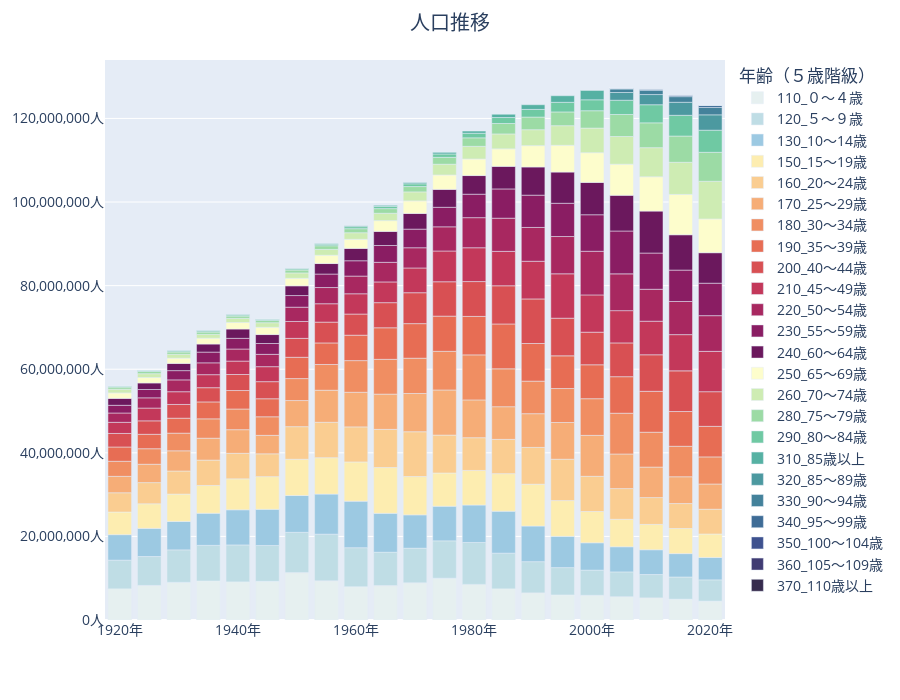

The notebook cell this image was saved under:
### Code cell
# 1. 3つの異なるカラーテーマから、必要な数だけ色を抜き出して合体させています
# 「dense（濃い青系）」から最初の3色を取得 -> 最初の0～14歳に適用される
pop_colors = px.colors.sequential.dense[:3]

# 「matter（赤・桃系）」から最初の10色を追加 -> 15～64歳に適用される
pop_colors += px.colors.sequential.matter[:10]

# 「deep（深い緑・青系）」から最初の11色を追加 -> 65歳以上に適用される
pop_colors += px.colors.sequential.deep[:11]
# これで、合計24色（3 + 10 + 11）のカラフルな特製リストができました。

# 2. 作成した色のリスト（pop_colors）を使ってグラフを描画します
pop_fig = px.bar(
    pop_df, 
    x="年", 
    y="値", 
    color="年齢（５歳階級）",           # 「年齢」の項目ごとに色を変える
    color_discrete_sequence=pop_colors # さっき作った24色のリストを順番に使う
)

# 3. グラフの見た目を整える設定
pop_fig.update_layout(
    width=900, height=700, font={"size": 14},
    xaxis={"ticksuffix": "年", "title": None}, # X軸に「年」をつける
    yaxis={"tickformat": ",.0f", "ticksuffix": "人", "title": None} # Y軸にカンマと「人」をつける
)

# 4. タイトルの設定（中央寄せ）
pop_fig.update_layout(
    title_text="人口推移",
    title_x=0.5 # 0.5は中央
)

pop_fig.show()

### Figure 1 — Plotly figure (JSON) as saved in the notebook; plotly's stock layout.template omitted (floating-point values rounded to 4 significant figures)
{"data": [{"hovertemplate": "年齢（５歳階級）=110_０～４歳<br>年=%{x}<br>値=%{y}<extra></extra>", "legendgroup": "110_０～４歳", "marker": {"color": "rgb(230, 240, 240)", "pattern": {"shape": ""}}, "name": "110_０～４歳", "orientation": "v", "showlegend": true, "textposition": "auto", "type": "bar", "x": [1920, 1925, 1930, 1935, 1940, 1945, 1950, 1955, 1960, 1965, 1970, 1975, 1980, 1985, 1990, 1995, 2000, 2005, 2010, 2015, 2020], "xaxis": "x", "y": [7458000.0, 8265000.0, 9011000.0, 9329000.0, 9128000.0, 9250000.0, 11350000.0, 9382000.0, 7965000.0, 8242000.0, 8908000.0, 10000000.0, 8515000.0, 7459000.0, 6493000.0, 5995000.0, 5904000.0, 5578000.0, 5297000.0, 4988000.0, 4516000.0], "yaxis": "y"}, {"hovertemplate": "年齢（５歳階級）=120_５～９歳<br>年=%{x}<br>値=%{y}<extra></extra>", "legendgroup": "120_５～９歳", "marker": {"color": "rgb(191, 221, 229)", "pattern": {"shape": ""}}, "name": "120_５～９歳", "orientation": "v", "showlegend": true, "textposition": "auto", "type": "bar", "x": [1920, 1925, 1930, 1935, 1940, 1945, 1950, 1955, 1960, 1965, 1970, 1975, 1980, 1985, 1990, 1995, 2000, 2005, 2010, 2015, 2020], "xaxis": "x", "y": [6857000.0, 6924000.0, 7767000.0, 8531000.0, 8834000.0, 8581000.0, 9624000.0, 11160000.0, 9339000.0, 7970000.0, 8267000.0, 8938000.0, 10030000.0, 8532000.0, 7467000.0, 6541000.0, 6022000.0, 5928000.0, 5586000.0, 5300000.0, 5089000.0], "yaxis": "y"}, {"hovertemplate": "年齢（５歳階級）=130_10～14歳<br>年=%{x}<br>値=%{y}<extra></extra>", "legendgroup": "130_10～14歳", "marker": {"color": "rgb(156, 201, 226)", "pattern": {"shape": ""}}, "name": "130_10～14歳", "orientation": "v", "showlegend": true, "textposition": "auto", "type": "bar", "x": [1920, 1925, 1930, 1935, 1940, 1945, 1950, 1955, 1960, 1965, 1970, 1975, 1980, 1985, 1990, 1995, 2000, 2005, 2010, 2015, 2020], "xaxis": "x", "y": [6102000.0, 6735000.0, 6801000.0, 7685000.0, 8407000.0, 8645000.0, 8811000.0, 9585000.0, 11130000.0, 9318000.0, 7978000.0, 8282000.0, 8960000.0, 10040000.0, 8527000.0, 7478000.0, 6547000.0, 6015000.0, 5921000.0, 5599000.0, 5351000.0], "yaxis": "y"}, {"hovertemplate": "年齢（５歳階級）=150_15～19歳<br>年=%{x}<br>値=%{y}<extra></extra>", "legendgroup": "150_15～19歳", "marker": {"color": "rgb(253, 237, 176)", "pattern": {"shape": ""}}, "name": "150_15～19歳", "orientation": "v", "showlegend": true, "textposition": "auto", "type": "bar", "x": [1920, 1925, 1930, 1935, 1940, 1945, 1950, 1955, 1960, 1965, 1970, 1975, 1980, 1985, 1990, 1995, 2000, 2005, 2010, 2015, 2020], "xaxis": "x", "y": [5419000.0, 5885000.0, 6540000.0, 6641000.0, 7409000.0, 7821000.0, 8669000.0, 8709000.0, 9380000.0, 10950000.0, 9167000.0, 7949000.0, 8272000.0, 8980000.0, 10010000.0, 8558000.0, 7488000.0, 6568000.0, 6063000.0, 6008000.0, 5617000.0], "yaxis": "y"}, {"hovertemplate": "年齢（５歳階級）=160_20～24歳<br>年=%{x}<br>値=%{y}<extra></extra>", "legendgroup": "160_20～24歳", "marker": {"color": "rgb(250, 205, 145)", "pattern": {"shape": ""}}, "name": "160_20～24歳", "orientation": "v", "showlegend": true, "textposition": "auto", "type": "bar", "x": [1920, 1925, 1930, 1935, 1940, 1945, 1950, 1955, 1960, 1965, 1970, 1975, 1980, 1985, 1990, 1995, 2000, 2005, 2010, 2015, 2020], "xaxis": "x", "y": [4609000.0, 5061000.0, 5532000.0, 6071000.0, 6104000.0, 5465000.0, 7805000.0, 8476000.0, 8391000.0, 9128000.0, 10730000.0, 9072000.0, 7841000.0, 8201000.0, 8800000.0, 9895000.0, 8421000.0, 7351000.0, 6426000.0, 5968000.0, 5931000.0], "yaxis": "y"}, {"hovertemplate": "年齢（５歳階級）=170_25～29歳<br>年=%{x}<br>値=%{y}<extra></extra>", "legendgroup": "170_25～29歳", "marker": {"color": "rgb(246, 173, 119)", "pattern": {"shape": ""}}, "name": "170_25～29歳", "orientation": "v", "showlegend": true, "textposition": "auto", "type": "bar", "x": [1920, 1925, 1930, 1935, 1940, 1945, 1950, 1955, 1960, 1965, 1970, 1975, 1980, 1985, 1990, 1995, 2000, 2005, 2010, 2015, 2020], "xaxis": "x", "y": [3924000.0, 4393000.0, 4836000.0, 5240000.0, 5653000.0, 4415000.0, 6246000.0, 7663000.0, 8280000.0, 8435000.0, 9148000.0, 10790000.0, 9041000.0, 7823000.0, 8071000.0, 8788000.0, 9790000.0, 8280000.0, 7294000.0, 6410000.0, 6032000.0], "yaxis": "y"}, {"hovertemplate": "年齢（５歳階級）=180_30～34歳<br>年=%{x}<br>値=%{y}<extra></extra>", "legendgroup": "180_30～34歳", "marker": {"color": "rgb(240, 142, 98)", "pattern": {"shape": ""}}, "name": "180_30～34歳", "orientation": "v", "showlegend": true, "textposition": "auto", "type": "bar", "x": [1920, 1925, 1930, 1935, 1940, 1945, 1950, 1955, 1960, 1965, 1970, 1975, 1980, 1985, 1990, 1995, 2000, 2005, 2010, 2015, 2020], "xaxis": "x", "y": [3609000.0, 3716000.0, 4214000.0, 4633000.0, 4947000.0, 4447000.0, 5254000.0, 6163000.0, 7576000.0, 8325000.0, 8441000.0, 9246000.0, 10770000.0, 9054000.0, 7788000.0, 8126000.0, 8777000.0, 9755000.0, 8341000.0, 7291000.0, 6485000.0], "yaxis": "y"}, {"hovertemplate": "年齢（５歳階級）=190_35～39歳<br>年=%{x}<br>値=%{y}<extra></extra>", "legendgroup": "190_35～39歳", "marker": {"color": "rgb(231, 109, 84)", "pattern": {"shape": ""}}, "name": "190_35～39歳", "orientation": "v", "showlegend": true, "textposition": "auto", "type": "bar", "x": [1920, 1925, 1930, 1935, 1940, 1945, 1950, 1955, 1960, 1965, 1970, 1975, 1980, 1985, 1990, 1995, 2000, 2005, 2010, 2015, 2020], "xaxis": "x", "y": [3411000.0, 3449000.0, 3585000.0, 4046000.0, 4423000.0, 4308000.0, 5095000.0, 5155000.0, 6083000.0, 7554000.0, 8273000.0, 8422000.0, 9202000.0, 10740000.0, 9004000.0, 7822000.0, 8115000.0, 8736000.0, 9786000.0, 8316000.0, 7312000.0], "yaxis": "y"}, {"hovertemplate": "年齢（５歳階級）=200_40～44歳<br>年=%{x}<br>値=%{y}<extra></extra>", "legendgroup": "200_40～44歳", "marker": {"color": "rgb(216, 80, 83)", "pattern": {"shape": ""}}, "name": "200_40～44歳", "orientation": "v", "showlegend": true, "textposition": "auto", "type": "bar", "x": [1920, 1925, 1930, 1935, 1940, 1945, 1950, 1955, 1960, 1965, 1970, 1975, 1980, 1985, 1990, 1995, 2000, 2005, 2010, 2015, 2020], "xaxis": "x", "y": [3244000.0, 3222000.0, 3286000.0, 3406000.0, 3834000.0, 4090000.0, 4525000.0, 4981000.0, 5058000.0, 6005000.0, 7394000.0, 8224000.0, 8338000.0, 9135000.0, 10660000.0, 9006000.0, 7800000.0, 8081000.0, 8742000.0, 9732000.0, 8291000.0], "yaxis": "y"}, {"hovertemplate": "年齢（５歳階級）=210_45～49歳<br>年=%{x}<br>値=%{y}<extra></extra>", "legendgroup": "210_45～49歳", "marker": {"color": "rgb(195, 56, 90)", "pattern": {"shape": ""}}, "name": "210_45～49歳", "orientation": "v", "showlegend": true, "textposition": "auto", "type": "bar", "x": [1920, 1925, 1930, 1935, 1940, 1945, 1950, 1955, 1960, 1965, 1970, 1975, 1980, 1985, 1990, 1995, 2000, 2005, 2010, 2015, 2020], "xaxis": "x", "y": [2659000.0, 3055000.0, 3046000.0, 3113000.0, 3207000.0, 3587000.0, 4042000.0, 4398000.0, 4851000.0, 4959000.0, 5920000.0, 7361000.0, 8090000.0, 8237000.0, 9018000.0, 10620000.0, 8916000.0, 7726000.0, 8033000.0, 8663000.0, 9650000.0], "yaxis": "y"}, {"hovertemplate": "年齢（５歳階級）=220_50～54歳<br>年=%{x}<br>値=%{y}<extra></extra>", "legendgroup": "220_50～54歳", "marker": {"color": "rgb(168, 40, 96)", "pattern": {"shape": ""}}, "name": "220_50～54歳", "orientation": "v", "showlegend": true, "textposition": "auto", "type": "bar", "x": [1920, 1925, 1930, 1935, 1940, 1945, 1950, 1955, 1960, 1965, 1970, 1975, 1980, 1985, 1990, 1995, 2000, 2005, 2010, 2015, 2020], "xaxis": "x", "y": [2235000.0, 2451000.0, 2831000.0, 2833000.0, 2887000.0, 2949000.0, 3421000.0, 3877000.0, 4231000.0, 4691000.0, 4841000.0, 5782000.0, 7200000.0, 7933000.0, 8088000.0, 8922000.0, 10440000.0, 8796000.0, 7644000.0, 7930000.0, 8540000.0], "yaxis": "y"}, {"hovertemplate": "年齢（５歳階級）=230_55～59歳<br>年=%{x}<br>値=%{y}<extra></extra>", "legendgroup": "230_55～59歳", "marker": {"color": "rgb(138, 29, 99)", "pattern": {"shape": ""}}, "name": "230_55～59歳", "orientation": "v", "showlegend": true, "textposition": "auto", "type": "bar", "x": [1920, 1925, 1930, 1935, 1940, 1945, 1950, 1955, 1960, 1965, 1970, 1975, 1980, 1985, 1990, 1995, 2000, 2005, 2010, 2015, 2020], "xaxis": "x", "y": [1840000.0, 1991000.0, 2216000.0, 2571000.0, 2560000.0, 2597000.0, 2780000.0, 3228000.0, 3667000.0, 4030000.0, 4455000.0, 4674000.0, 5614000.0, 7000000.0, 7725000.0, 7953000.0, 8734000.0, 10260000.0, 8664000.0, 7515000.0, 7767000.0], "yaxis": "y"}, {"hovertemplate": "年齢（５歳階級）=240_60～64歳<br>年=%{x}<br>値=%{y}<extra></extra>", "legendgroup": "240_60～64歳", "marker": {"color": "rgb(107, 24, 93)", "pattern": {"shape": ""}}, "name": "240_60～64歳", "orientation": "v", "showlegend": true, "textposition": "auto", "type": "bar", "x": [1920, 1925, 1930, 1935, 1940, 1945, 1950, 1955, 1960, 1965, 1970, 1975, 1980, 1985, 1990, 1995, 2000, 2005, 2010, 2015, 2020], "xaxis": "x", "y": [1656000.0, 1568000.0, 1722000.0, 1931000.0, 2227000.0, 2142000.0, 2329000.0, 2518000.0, 2953000.0, 3369000.0, 3752000.0, 4284000.0, 4465000.0, 5406000.0, 6745000.0, 7475000.0, 7736000.0, 8545000.0, 10040000.0, 8455000.0, 7297000.0], "yaxis": "y"}, {"hovertemplate": "年齢（５歳階級）=250_65～69歳<br>年=%{x}<br>値=%{y}<extra></extra>", "legendgroup": "250_65～69歳", "marker": {"color": "rgb(253, 253, 204)", "pattern": {"shape": ""}}, "name": "250_65～69歳", "orientation": "v", "showlegend": true, "textposition": "auto", "type": "bar", "x": [1920, 1925, 1930, 1935, 1940, 1945, 1950, 1955, 1960, 1965, 1970, 1975, 1980, 1985, 1990, 1995, 2000, 2005, 2010, 2015, 2020], "xaxis": "x", "y": [1313000.0, 1294000.0, 1256000.0, 1387000.0, 1555000.0, 1732000.0, 1790000.0, 1983000.0, 2179000.0, 2581000.0, 3006000.0, 3449000.0, 3965000.0, 4193000.0, 5104000.0, 6396000.0, 7106000.0, 7433000.0, 8210000.0, 9644000.0, 8075000.0], "yaxis": "y"}, {"hovertemplate": "年齢（５歳階級）=260_70～74歳<br>年=%{x}<br>値=%{y}<extra></extra>", "legendgroup": "260_70～74歳", "marker": {"color": "rgb(206, 236, 179)", "pattern": {"shape": ""}}, "name": "260_70～74歳", "orientation": "v", "showlegend": true, "textposition": "auto", "type": "bar", "x": [1920, 1925, 1930, 1935, 1940, 1945, 1950, 1955, 1960, 1965, 1970, 1975, 1980, 1985, 1990, 1995, 2000, 2005, 2010, 2015, 2020], "xaxis": "x", "y": [896600.0, 919200.0, 926600.0, 913400.0, 994900.0, 1095000.0, 1296000.0, 1393000.0, 1577000.0, 1761000.0, 2150000.0, 2576000.0, 3023000.0, 3563000.0, 3818000.0, 4695000.0, 5901000.0, 6637000.0, 6963000.0, 7696000.0, 9012000.0], "yaxis": "y"}, {"hovertemplate": "年齢（５歳階級）=280_75～79歳<br>年=%{x}<br>値=%{y}<extra></extra>", "legendgroup": "280_75～79歳", "marker": {"color": "rgb(156, 219, 165)", "pattern": {"shape": ""}}, "name": "280_75～79歳", "orientation": "v", "showlegend": true, "textposition": "auto", "type": "bar", "x": [1920, 1925, 1930, 1935, 1940, 1945, 1950, 1955, 1960, 1965, 1970, 1975, 1980, 1985, 1990, 1995, 2000, 2005, 2010, 2015, 2020], "xaxis": "x", "y": [482000.0, 523000.0, 551700.0, 561800.0, 546400.0, 551900.0, 693700.0, 875700.0, 963400.0, 1106000.0, 1280000.0, 1641000.0, 2037000.0, 2493000.0, 3018000.0, 3289000.0, 4151000.0, 5263000.0, 5941000.0, 6277000.0, 6931000.0], "yaxis": "y"}, {"hovertemplate": "年齢（５歳階級）=290_80～84歳<br>年=%{x}<br>値=%{y}<extra></extra>", "legendgroup": "290_80～84歳", "marker": {"color": "rgb(111, 201, 163)", "pattern": {"shape": ""}}, "name": "290_80～84歳", "orientation": "v", "showlegend": true, "textposition": "auto", "type": "bar", "x": [1920, 1925, 1930, 1935, 1940, 1945, 1950, 1955, 1960, 1965, 1970, 1975, 1980, 1985, 1990, 1995, 2000, 2005, 2010, 2015, 2020], "xaxis": "x", "y": [174200.0, 215800.0, 245500.0, 264000.0, 254100.0, 236700.0, 279300.0, 377800.0, 487700.0, 533900.0, 656600.0, 808700.0, 1094000.0, 1433000.0, 1833000.0, 2301000.0, 2615000.0, 3412000.0, 4336000.0, 4961000.0, 5297000.0], "yaxis": "y"}, {"hovertemplate": "年齢（５歳階級）=310_85歳以上<br>年=%{x}<br>値=%{y}<extra></extra>", "legendgroup": "310_85歳以上", "marker": {"color": "rgb(86, 177, 163)", "pattern": {"shape": ""}}, "name": "310_85歳以上", "orientation": "v", "showlegend": true, "textposition": "auto", "type": "bar", "x": [1920, 1925, 1930, 1935, 1940, 1945, 1950, 1955, 1960, 1965, 1970, 1975, 1980, 1985, 1990, 1995, 2000], "xaxis": "x", "y": [76010.0, 68700.0, 84260.0, 98660.0, 103100.0, 83950.0, 96510.0, 134100.0, 190600.0, 253500.0, 300300.0, 390800.0, 529400.0, 785200.0, 1122000.0, 1580000.0, 2233000.0], "yaxis": "y"}, {"hovertemplate": "年齢（５歳階級）=320_85～89歳<br>年=%{x}<br>値=%{y}<extra></extra>", "legendgroup": "320_85～89歳", "marker": {"color": "rgb(76, 153, 160)", "pattern": {"shape": ""}}, "name": "320_85～89歳", "orientation": "v", "showlegend": true, "textposition": "auto", "type": "bar", "x": [2005, 2010, 2015, 2020], "xaxis": "x", "y": [1849000.0, 2433000.0, 3117000.0, 3670000.0], "yaxis": "y"}, {"hovertemplate": "年齢（５歳階級）=330_90～94歳<br>年=%{x}<br>値=%{y}<extra></extra>", "legendgroup": "330_90～94歳", "marker": {"color": "rgb(68, 130, 155)", "pattern": {"shape": ""}}, "name": "330_90～94歳", "orientation": "v", "showlegend": true, "textposition": "auto", "type": "bar", "x": [2005, 2010, 2015, 2020], "xaxis": "x", "y": [840900.0, 1022000.0, 1349000.0, 1779000.0], "yaxis": "y"}, {"hovertemplate": "年齢（５歳階級）=340_95～99歳<br>年=%{x}<br>値=%{y}<extra></extra>", "legendgroup": "340_95～99歳", "marker": {"color": "rgb(62, 108, 150)", "pattern": {"shape": ""}}, "name": "340_95～99歳", "orientation": "v", "showlegend": true, "textposition": "auto", "type": "bar", "x": [2005, 2010, 2015, 2020], "xaxis": "x", "y": [211200.0, 296800.0, 359300.0, 492700.0], "yaxis": "y"}, {"hovertemplate": "年齢（５歳階級）=350_100～104歳<br>年=%{x}<br>値=%{y}<extra></extra>", "legendgroup": "350_100～104歳", "marker": {"color": "rgb(62, 82, 143)", "pattern": {"shape": ""}}, "name": "350_100～104歳", "orientation": "v", "showlegend": true, "textposition": "auto", "type": "bar", "x": [2005, 2010, 2015, 2020], "xaxis": "x", "y": [23870.0, 41320.0, 57850.0, 73010.0], "yaxis": "y"}, {"hovertemplate": "年齢（５歳階級）=360_105～109歳<br>年=%{x}<br>値=%{y}<extra></extra>", "legendgroup": "360_105～109歳", "marker": {"color": "rgb(64, 60, 115)", "pattern": {"shape": ""}}, "name": "360_105～109歳", "orientation": "v", "showlegend": true, "textposition": "auto", "type": "bar", "x": [2005, 2010, 2015, 2020], "xaxis": "x", "y": [1458.0, 2486.0, 3770.0, 6374.0], "yaxis": "y"}, {"hovertemplate": "年齢（５歳階級）=370_110歳以上<br>年=%{x}<br>値=%{y}<extra></extra>", "legendgroup": "370_110歳以上", "marker": {"color": "rgb(54, 43, 77)", "pattern": {"shape": ""}}, "name": "370_110歳以上", "orientation": "v", "showlegend": true, "textposition": "auto", "type": "bar", "x": [2005, 2010, 2015, 2020], "xaxis": "x", "y": [22.0, 78.0, 146.0, 141.0], "yaxis": "y"}], "layout": {"barmode": "relative", "font": {"size": 14}, "height": 700, "legend": {"title": {"text": "年齢（５歳階級）"}, "tracegroupgap": 0}, "margin": {"t": 60}, "title": {"text": "人口推移", "x": 0.5}, "width": 900, "xaxis": {"anchor": "y", "domain": [0, 1], "ticksuffix": "年", "title": {}}, "yaxis": {"anchor": "x", "domain": [0, 1], "tickformat": ",.0f", "ticksuffix": "人", "title": {}}}}
